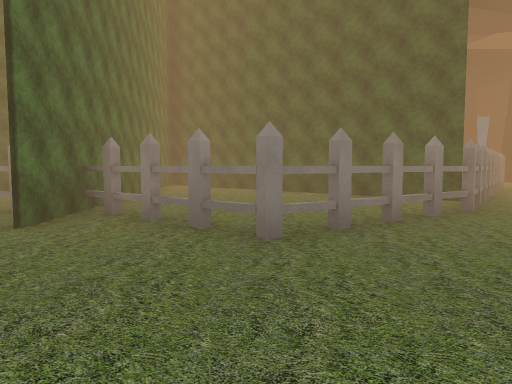
View 1 (above)

17 first-person views from a walk through a scene from a Unity 3-D project. The camera is 1.3 m above the floor, tilts 4° down and sees 70° across. The floor is counted in squares, 2 m on a side. Each view is taken from the middle of a square. On the plan, view 1 faces up. The plan holds only what a view shows up to about 11 squares ahead; the rest is blank. The place goes on beyond the plan. The player is left out. Some surface patterns are stand-ins.

View 2
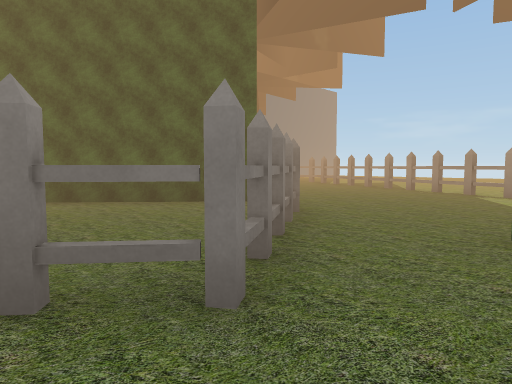

View 3
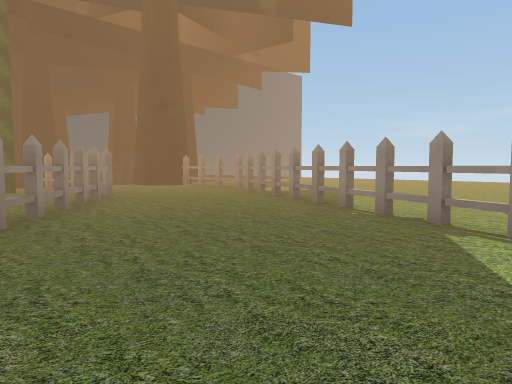

View 4
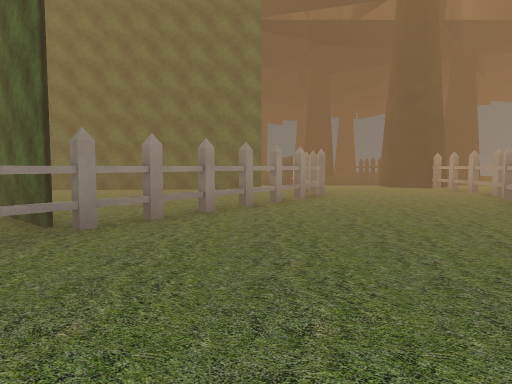

View 5
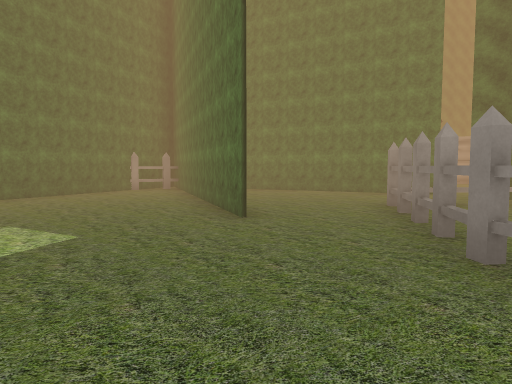

View 6
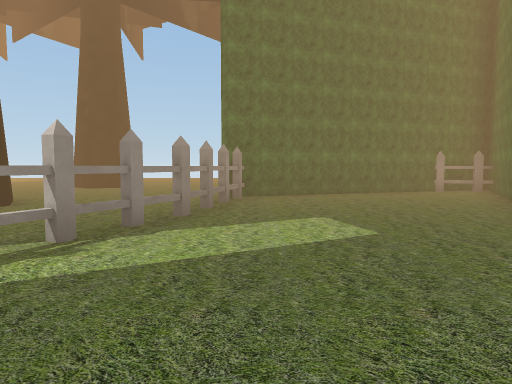

View 7
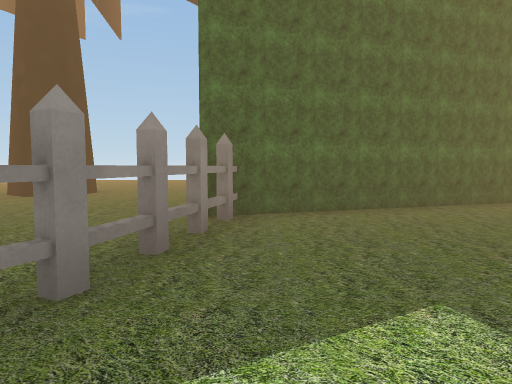

View 8
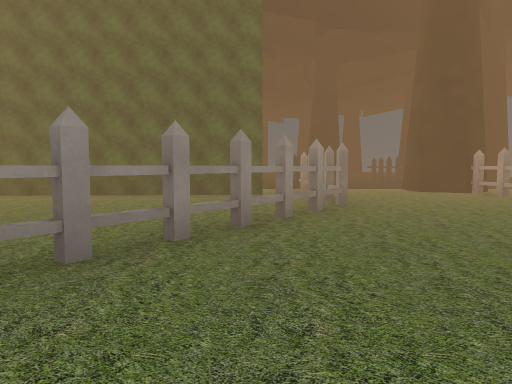

View 9
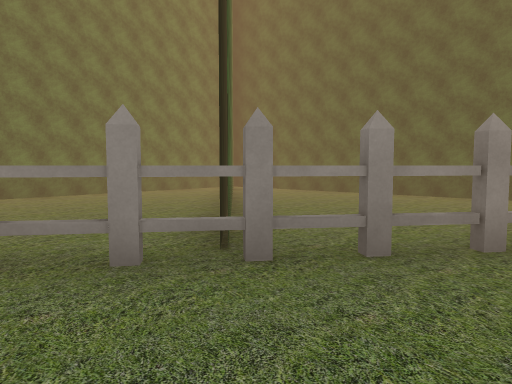

View 10
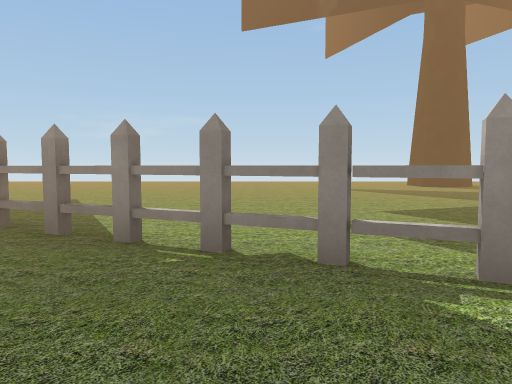

View 11
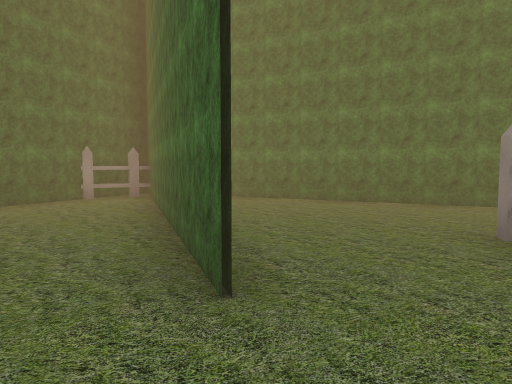

View 12
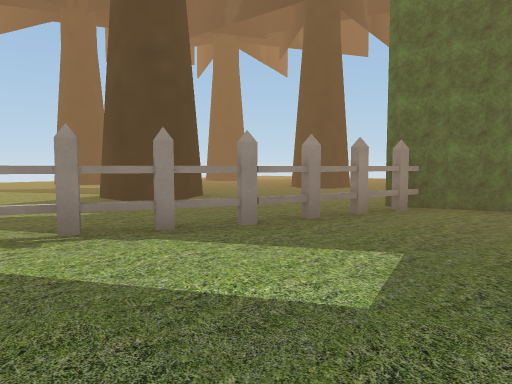

View 13
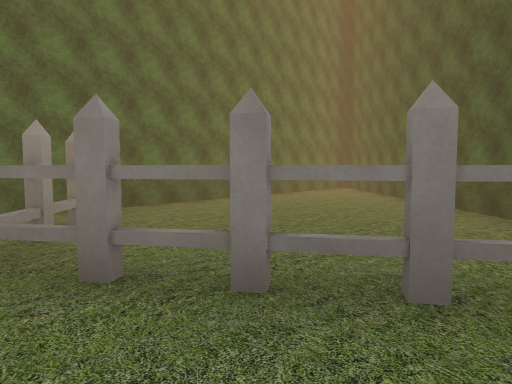

View 14
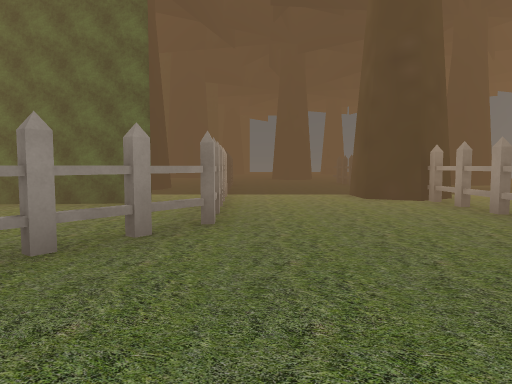

View 15
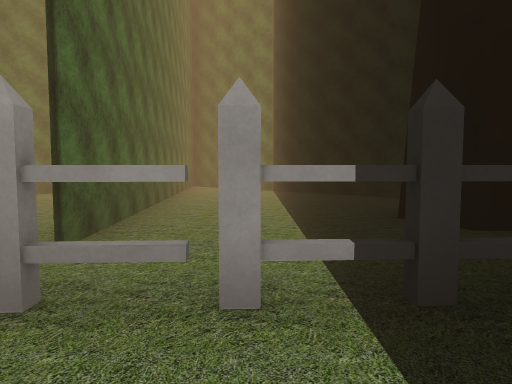

View 16
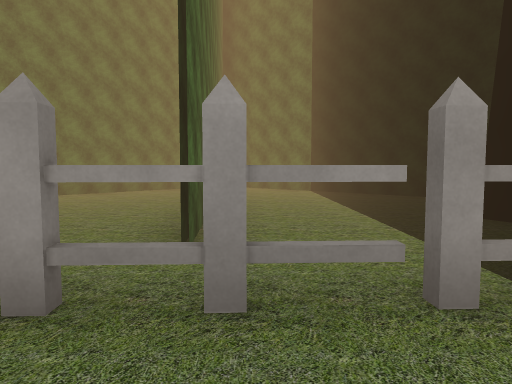

View 17
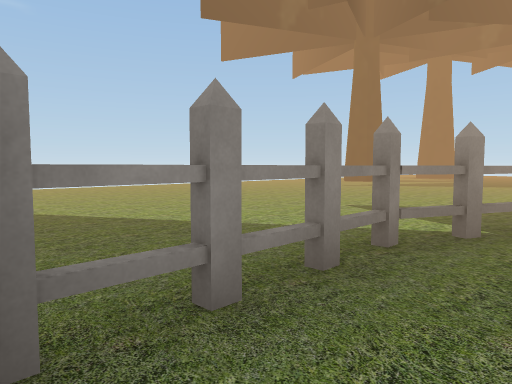

### Floor plan
Key: @ floor where view 1 was taken; # wall or solid block; . floor; = window, fence, low wall or low ledge; T tree; O other object.
Columns run from 5 left of view 1 to 13 right of it. Each row starts with its distance up from view 1.
 18       #   ###
 17      ##  ####
 16    ###      #
 15    #O       #..###
 14    O........#...T#.
 13   OOOOOOOOOO.....=.
 12   OO........#....=.
 11   O.O.......O......
 10   O..OO....O....O..
  9   O...OO...O....O..
  8   O....OO.O....O...
  7   O.....OO.....O...
  6  .O.....O.....O....
  5 OOOOO..OO.....O....
  4 O ..OOO......O.....
  3   O..........O.....
  2   O....OO..........
  1    O...O....O...T#.
  0    O.@OO....O..T##.
 -1    O..O.....O..##
 -2     OOO....O......
 -3      O..OO  .......
 -4      OOOO   .......
 -5              ..###.
 -6                #

Where each view was taken, in squares from view 1:
view 1: 0 up, 0 right, facing up
view 2: 2 up, 1 left, facing up-right
view 3: 3 up, 4 right, facing up-right
view 4: 3 up, 6 right, facing up
view 5: 6 up, 6 right, facing down-left
view 6: 6 up, 6 right, facing down
view 7: 3 up, 6 right, facing down
view 8: 5 up, 6 right, facing up
view 9: 5 up, 6 right, facing up-left
view 10: 5 up, 6 right, facing right
view 11: 4 up, 4 right, facing down-left
view 12: 4 up, 4 right, facing down-right
view 13: 3 up, 3 right, facing up-left
view 14: 7 up, 8 right, facing up
view 15: 15 up, 9 right, facing left
view 16: 14 up, 9 right, facing left
view 17: 14 up, 10 right, facing down-right
